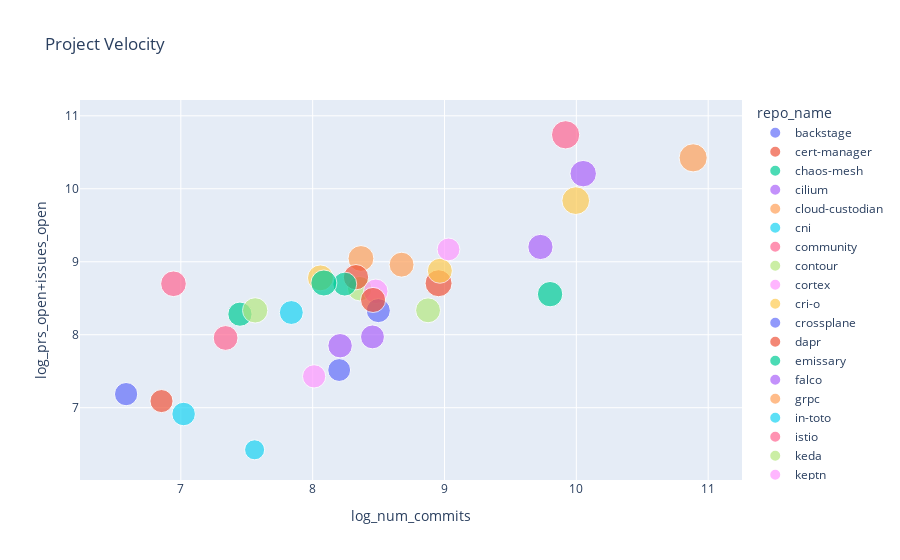

The code cell stored with this chart in its notebook:
### Code cell
fig.show()

### Figure 1 — Plotly figure (JSON) as saved in the notebook; plotly's stock layout.template omitted (floating-point values rounded to 4 significant figures)
{"data": [{"customdata": [["backstage"]], "hovertemplate": "repo_name=%{customdata[0]}<br>log_num_commits=%{x}<br>log_prs_open+issues_open=%{y}<br>log_num_contrib=%{marker.size}<extra></extra>", "legendgroup": "backstage", "marker": {"color": "#636efa", "size": [7.433], "sizemode": "area", "sizeref": 0.02156, "symbol": "circle"}, "mode": "markers", "name": "backstage", "orientation": "v", "showlegend": true, "type": "scatter", "x": [10.61], "xaxis": "x", "y": [null], "yaxis": "y"}, {"customdata": [["cert-manager"]], "hovertemplate": "repo_name=%{customdata[0]}<br>log_num_commits=%{x}<br>log_prs_open+issues_open=%{y}<br>log_num_contrib=%{marker.size}<extra></extra>", "legendgroup": "cert-manager", "marker": {"color": "#EF553B", "size": [7.87], "sizemode": "area", "sizeref": 0.02156, "symbol": "circle"}, "mode": "markers", "name": "cert-manager", "orientation": "v", "showlegend": true, "type": "scatter", "x": [8.955], "xaxis": "x", "y": [8.705], "yaxis": "y"}, {"customdata": [["chaos-mesh"]], "hovertemplate": "repo_name=%{customdata[0]}<br>log_num_commits=%{x}<br>log_prs_open+issues_open=%{y}<br>log_num_contrib=%{marker.size}<extra></extra>", "legendgroup": "chaos-mesh", "marker": {"color": "#00cc96", "size": [6.332], "sizemode": "area", "sizeref": 0.02156, "symbol": "circle"}, "mode": "markers", "name": "chaos-mesh", "orientation": "v", "showlegend": true, "type": "scatter", "x": [7.448], "xaxis": "x", "y": [8.282], "yaxis": "y"}, {"customdata": [["cilium"]], "hovertemplate": "repo_name=%{customdata[0]}<br>log_num_commits=%{x}<br>log_prs_open+issues_open=%{y}<br>log_num_contrib=%{marker.size}<extra></extra>", "legendgroup": "cilium", "marker": {"color": "#ab63fa", "size": [7.542], "sizemode": "area", "sizeref": 0.02156, "symbol": "circle"}, "mode": "markers", "name": "cilium", "orientation": "v", "showlegend": true, "type": "scatter", "x": [10.05], "xaxis": "x", "y": [10.21], "yaxis": "y"}, {"customdata": [["cloud-custodian"]], "hovertemplate": "repo_name=%{customdata[0]}<br>log_num_commits=%{x}<br>log_prs_open+issues_open=%{y}<br>log_num_contrib=%{marker.size}<extra></extra>", "legendgroup": "cloud-custodian", "marker": {"color": "#FFA15A", "size": [7.197], "sizemode": "area", "sizeref": 0.02156, "symbol": "circle"}, "mode": "markers", "name": "cloud-custodian", "orientation": "v", "showlegend": true, "type": "scatter", "x": [8.366], "xaxis": "x", "y": [9.045], "yaxis": "y"}, {"customdata": [["cni"]], "hovertemplate": "repo_name=%{customdata[0]}<br>log_num_commits=%{x}<br>log_prs_open+issues_open=%{y}<br>log_num_contrib=%{marker.size}<extra></extra>", "legendgroup": "cni", "marker": {"color": "#19d3f3", "size": [5.974], "sizemode": "area", "sizeref": 0.02156, "symbol": "circle"}, "mode": "markers", "name": "cni", "orientation": "v", "showlegend": true, "type": "scatter", "x": [7.021], "xaxis": "x", "y": [6.914], "yaxis": "y"}, {"customdata": [["community"]], "hovertemplate": "repo_name=%{customdata[0]}<br>log_num_commits=%{x}<br>log_prs_open+issues_open=%{y}<br>log_num_contrib=%{marker.size}<extra></extra>", "legendgroup": "community", "marker": {"color": "#FF6692", "size": [6.639], "sizemode": "area", "sizeref": 0.02156, "symbol": "circle"}, "mode": "markers", "name": "community", "orientation": "v", "showlegend": true, "type": "scatter", "x": [7.34], "xaxis": "x", "y": [7.955], "yaxis": "y"}, {"customdata": [["contour"]], "hovertemplate": "repo_name=%{customdata[0]}<br>log_num_commits=%{x}<br>log_prs_open+issues_open=%{y}<br>log_num_contrib=%{marker.size}<extra></extra>", "legendgroup": "contour", "marker": {"color": "#B6E880", "size": [6.463], "sizemode": "area", "sizeref": 0.02156, "symbol": "circle"}, "mode": "markers", "name": "contour", "orientation": "v", "showlegend": true, "type": "scatter", "x": [8.357], "xaxis": "x", "y": [8.631], "yaxis": "y"}, {"customdata": [["cortex"]], "hovertemplate": "repo_name=%{customdata[0]}<br>log_num_commits=%{x}<br>log_prs_open+issues_open=%{y}<br>log_num_contrib=%{marker.size}<extra></extra>", "legendgroup": "cortex", "marker": {"color": "#FF97FF", "size": [6.483], "sizemode": "area", "sizeref": 0.02156, "symbol": "circle"}, "mode": "markers", "name": "cortex", "orientation": "v", "showlegend": true, "type": "scatter", "x": [8.478], "xaxis": "x", "y": [8.595], "yaxis": "y"}, {"customdata": [["cri-o"]], "hovertemplate": "repo_name=%{customdata[0]}<br>log_num_commits=%{x}<br>log_prs_open+issues_open=%{y}<br>log_num_contrib=%{marker.size}<extra></extra>", "legendgroup": "cri-o", "marker": {"color": "#FECB52", "size": [6.726], "sizemode": "area", "sizeref": 0.02156, "symbol": "circle"}, "mode": "markers", "name": "cri-o", "orientation": "v", "showlegend": true, "type": "scatter", "x": [8.965], "xaxis": "x", "y": [8.876], "yaxis": "y"}, {"customdata": [["crossplane"]], "hovertemplate": "repo_name=%{customdata[0]}<br>log_num_commits=%{x}<br>log_prs_open+issues_open=%{y}<br>log_num_contrib=%{marker.size}<extra></extra>", "legendgroup": "crossplane", "marker": {"color": "#636efa", "size": [6.254], "sizemode": "area", "sizeref": 0.02156, "symbol": "circle"}, "mode": "markers", "name": "crossplane", "orientation": "v", "showlegend": true, "type": "scatter", "x": [8.498], "xaxis": "x", "y": [8.331], "yaxis": "y"}, {"customdata": [["dapr"]], "hovertemplate": "repo_name=%{customdata[0]}<br>log_num_commits=%{x}<br>log_prs_open+issues_open=%{y}<br>log_num_contrib=%{marker.size}<extra></extra>", "legendgroup": "dapr", "marker": {"color": "#EF553B", "size": [6.921], "sizemode": "area", "sizeref": 0.02156, "symbol": "circle"}, "mode": "markers", "name": "dapr", "orientation": "v", "showlegend": true, "type": "scatter", "x": [8.328], "xaxis": "x", "y": [8.788], "yaxis": "y"}, {"customdata": [["emissary"]], "hovertemplate": "repo_name=%{customdata[0]}<br>log_num_commits=%{x}<br>log_prs_open+issues_open=%{y}<br>log_num_contrib=%{marker.size}<extra></extra>", "legendgroup": "emissary", "marker": {"color": "#00cc96", "size": [6.951], "sizemode": "area", "sizeref": 0.02156, "symbol": "circle"}, "mode": "markers", "name": "emissary", "orientation": "v", "showlegend": true, "type": "scatter", "x": [9.801], "xaxis": "x", "y": [8.556], "yaxis": "y"}, {"customdata": [["falco"]], "hovertemplate": "repo_name=%{customdata[0]}<br>log_num_commits=%{x}<br>log_prs_open+issues_open=%{y}<br>log_num_contrib=%{marker.size}<extra></extra>", "legendgroup": "falco", "marker": {"color": "#ab63fa", "size": [6.452], "sizemode": "area", "sizeref": 0.02156, "symbol": "circle"}, "mode": "markers", "name": "falco", "orientation": "v", "showlegend": true, "type": "scatter", "x": [8.208], "xaxis": "x", "y": [7.849], "yaxis": "y"}, {"customdata": [["grpc"]], "hovertemplate": "repo_name=%{customdata[0]}<br>log_num_commits=%{x}<br>log_prs_open+issues_open=%{y}<br>log_num_contrib=%{marker.size}<extra></extra>", "legendgroup": "grpc", "marker": {"color": "#FFA15A", "size": [8.561], "sizemode": "area", "sizeref": 0.02156, "symbol": "circle"}, "mode": "markers", "name": "grpc", "orientation": "v", "showlegend": true, "type": "scatter", "x": [10.89], "xaxis": "x", "y": [10.42], "yaxis": "y"}, {"customdata": [["in-toto"]], "hovertemplate": "repo_name=%{customdata[0]}<br>log_num_commits=%{x}<br>log_prs_open+issues_open=%{y}<br>log_num_contrib=%{marker.size}<extra></extra>", "legendgroup": "in-toto", "marker": {"color": "#19d3f3", "size": [4.331], "sizemode": "area", "sizeref": 0.02156, "symbol": "circle"}, "mode": "markers", "name": "in-toto", "orientation": "v", "showlegend": true, "type": "scatter", "x": [7.56], "xaxis": "x", "y": [6.423], "yaxis": "y"}, {"customdata": [["istio"]], "hovertemplate": "repo_name=%{customdata[0]}<br>log_num_commits=%{x}<br>log_prs_open+issues_open=%{y}<br>log_num_contrib=%{marker.size}<extra></extra>", "legendgroup": "istio", "marker": {"color": "#FF6692", "size": [8.624], "sizemode": "area", "sizeref": 0.02156, "symbol": "circle"}, "mode": "markers", "name": "istio", "orientation": "v", "showlegend": true, "type": "scatter", "x": [9.919], "xaxis": "x", "y": [10.74], "yaxis": "y"}, {"customdata": [["keda"]], "hovertemplate": "repo_name=%{customdata[0]}<br>log_num_commits=%{x}<br>log_prs_open+issues_open=%{y}<br>log_num_contrib=%{marker.size}<extra></extra>", "legendgroup": "keda", "marker": {"color": "#B6E880", "size": [6.912], "sizemode": "area", "sizeref": 0.02156, "symbol": "circle"}, "mode": "markers", "name": "keda", "orientation": "v", "showlegend": true, "type": "scatter", "x": [7.564], "xaxis": "x", "y": [8.334], "yaxis": "y"}, {"customdata": [["keptn"]], "hovertemplate": "repo_name=%{customdata[0]}<br>log_num_commits=%{x}<br>log_prs_open+issues_open=%{y}<br>log_num_contrib=%{marker.size}<extra></extra>", "legendgroup": "keptn", "marker": {"color": "#FF97FF", "size": [5.609], "sizemode": "area", "sizeref": 0.02156, "symbol": "circle"}, "mode": "markers", "name": "keptn", "orientation": "v", "showlegend": true, "type": "scatter", "x": [9.03], "xaxis": "x", "y": [9.169], "yaxis": "y"}, {"customdata": [["keycloak"]], "hovertemplate": "repo_name=%{customdata[0]}<br>log_num_commits=%{x}<br>log_prs_open+issues_open=%{y}<br>log_num_contrib=%{marker.size}<extra></extra>", "legendgroup": "keycloak", "marker": {"color": "#FECB52", "size": [8.299], "sizemode": "area", "sizeref": 0.02156, "symbol": "circle"}, "mode": "markers", "name": "keycloak", "orientation": "v", "showlegend": true, "type": "scatter", "x": [9.995], "xaxis": "x", "y": [9.837], "yaxis": "y"}, {"customdata": [["kruise"]], "hovertemplate": "repo_name=%{customdata[0]}<br>log_num_commits=%{x}<br>log_prs_open+issues_open=%{y}<br>log_num_contrib=%{marker.size}<extra></extra>", "legendgroup": "kruise", "marker": {"color": "#636efa", "size": [5.832], "sizemode": "area", "sizeref": 0.02156, "symbol": "circle"}, "mode": "markers", "name": "kruise", "orientation": "v", "showlegend": true, "type": "scatter", "x": [6.585], "xaxis": "x", "y": [7.186], "yaxis": "y"}, {"customdata": [["kubeedge"]], "hovertemplate": "repo_name=%{customdata[0]}<br>log_num_commits=%{x}<br>log_prs_open+issues_open=%{y}<br>log_num_contrib=%{marker.size}<extra></extra>", "legendgroup": "kubeedge", "marker": {"color": "#EF553B", "size": [6.813], "sizemode": "area", "sizeref": 0.02156, "symbol": "circle"}, "mode": "markers", "name": "kubeedge", "orientation": "v", "showlegend": true, "type": "scatter", "x": [8.458], "xaxis": "x", "y": [8.476], "yaxis": "y"}, {"customdata": [["kubevela"]], "hovertemplate": "repo_name=%{customdata[0]}<br>log_num_commits=%{x}<br>log_prs_open+issues_open=%{y}<br>log_num_contrib=%{marker.size}<extra></extra>", "legendgroup": "kubevela", "marker": {"color": "#00cc96", "size": [6.19], "sizemode": "area", "sizeref": 0.02156, "symbol": "circle"}, "mode": "markers", "name": "kubevela", "orientation": "v", "showlegend": true, "type": "scatter", "x": [8.244], "xaxis": "x", "y": [8.694], "yaxis": "y"}, {"customdata": [["kubevirt"]], "hovertemplate": "repo_name=%{customdata[0]}<br>log_num_commits=%{x}<br>log_prs_open+issues_open=%{y}<br>log_num_contrib=%{marker.size}<extra></extra>", "legendgroup": "kubevirt", "marker": {"color": "#ab63fa", "size": [6.865], "sizemode": "area", "sizeref": 0.02156, "symbol": "circle"}, "mode": "markers", "name": "kubevirt", "orientation": "v", "showlegend": true, "type": "scatter", "x": [9.728], "xaxis": "x", "y": [9.203], "yaxis": "y"}, {"customdata": [["kyverno"]], "hovertemplate": "repo_name=%{customdata[0]}<br>log_num_commits=%{x}<br>log_prs_open+issues_open=%{y}<br>log_num_contrib=%{marker.size}<extra></extra>", "legendgroup": "kyverno", "marker": {"color": "#FFA15A", "size": [6.693], "sizemode": "area", "sizeref": 0.02156, "symbol": "circle"}, "mode": "markers", "name": "kyverno", "orientation": "v", "showlegend": true, "type": "scatter", "x": [8.674], "xaxis": "x", "y": [8.96], "yaxis": "y"}, {"customdata": [["litmus"]], "hovertemplate": "repo_name=%{customdata[0]}<br>log_num_commits=%{x}<br>log_prs_open+issues_open=%{y}<br>log_num_contrib=%{marker.size}<extra></extra>", "legendgroup": "litmus", "marker": {"color": "#19d3f3", "size": [6.163], "sizemode": "area", "sizeref": 0.02156, "symbol": "circle"}, "mode": "markers", "name": "litmus", "orientation": "v", "showlegend": true, "type": "scatter", "x": [7.838], "xaxis": "x", "y": [8.304], "yaxis": "y"}, {"customdata": [["longhorn"]], "hovertemplate": "repo_name=%{customdata[0]}<br>log_num_commits=%{x}<br>log_prs_open+issues_open=%{y}<br>log_num_contrib=%{marker.size}<extra></extra>", "legendgroup": "longhorn", "marker": {"color": "#FF6692", "size": [7.093], "sizemode": "area", "sizeref": 0.02156, "symbol": "circle"}, "mode": "markers", "name": "longhorn", "orientation": "v", "showlegend": true, "type": "scatter", "x": [6.944], "xaxis": "x", "y": [8.698], "yaxis": "y"}, {"customdata": [["nats-server"]], "hovertemplate": "repo_name=%{customdata[0]}<br>log_num_commits=%{x}<br>log_prs_open+issues_open=%{y}<br>log_num_contrib=%{marker.size}<extra></extra>", "legendgroup": "nats-server", "marker": {"color": "#B6E880", "size": [6.683], "sizemode": "area", "sizeref": 0.02156, "symbol": "circle"}, "mode": "markers", "name": "nats-server", "orientation": "v", "showlegend": true, "type": "scatter", "x": [8.875], "xaxis": "x", "y": [8.334], "yaxis": "y"}, {"customdata": [["notary"]], "hovertemplate": "repo_name=%{customdata[0]}<br>log_num_commits=%{x}<br>log_prs_open+issues_open=%{y}<br>log_num_contrib=%{marker.size}<extra></extra>", "legendgroup": "notary", "marker": {"color": "#FF97FF", "size": [5.844], "sizemode": "area", "sizeref": 0.02156, "symbol": "circle"}, "mode": "markers", "name": "notary", "orientation": "v", "showlegend": true, "type": "scatter", "x": [8.011], "xaxis": "x", "y": [7.43], "yaxis": "y"}, {"customdata": [["operator-sdk"]], "hovertemplate": "repo_name=%{customdata[0]}<br>log_num_commits=%{x}<br>log_prs_open+issues_open=%{y}<br>log_num_contrib=%{marker.size}<extra></extra>", "legendgroup": "operator-sdk", "marker": {"color": "#FECB52", "size": [7.249], "sizemode": "area", "sizeref": 0.02156, "symbol": "circle"}, "mode": "markers", "name": "operator-sdk", "orientation": "v", "showlegend": true, "type": "scatter", "x": [8.059], "xaxis": "x", "y": [8.779], "yaxis": "y"}, {"customdata": [["pack"]], "hovertemplate": "repo_name=%{customdata[0]}<br>log_num_commits=%{x}<br>log_prs_open+issues_open=%{y}<br>log_num_contrib=%{marker.size}<extra></extra>", "legendgroup": "pack", "marker": {"color": "#636efa", "size": [5.642], "sizemode": "area", "sizeref": 0.02156, "symbol": "circle"}, "mode": "markers", "name": "pack", "orientation": "v", "showlegend": true, "type": "scatter", "x": [8.201], "xaxis": "x", "y": [7.516], "yaxis": "y"}, {"customdata": [["spec"]], "hovertemplate": "repo_name=%{customdata[0]}<br>log_num_commits=%{x}<br>log_prs_open+issues_open=%{y}<br>log_num_contrib=%{marker.size}<extra></extra>", "legendgroup": "spec", "marker": {"color": "#EF553B", "size": [5.743], "sizemode": "area", "sizeref": 0.02156, "symbol": "circle"}, "mode": "markers", "name": "spec", "orientation": "v", "showlegend": true, "type": "scatter", "x": [6.853], "xaxis": "x", "y": [7.091], "yaxis": "y"}, {"customdata": [["thanos"]], "hovertemplate": "repo_name=%{customdata[0]}<br>log_num_commits=%{x}<br>log_prs_open+issues_open=%{y}<br>log_num_contrib=%{marker.size}<extra></extra>", "legendgroup": "thanos", "marker": {"color": "#00cc96", "size": [7.321], "sizemode": "area", "sizeref": 0.02156, "symbol": "circle"}, "mode": "markers", "name": "thanos", "orientation": "v", "showlegend": true, "type": "scatter", "x": [8.085], "xaxis": "x", "y": [8.709], "yaxis": "y"}, {"customdata": [["volcano"]], "hovertemplate": "repo_name=%{customdata[0]}<br>log_num_commits=%{x}<br>log_prs_open+issues_open=%{y}<br>log_num_contrib=%{marker.size}<extra></extra>", "legendgroup": "volcano", "marker": {"color": "#ab63fa", "size": [6.153], "sizemode": "area", "sizeref": 0.02156, "symbol": "circle"}, "mode": "markers", "name": "volcano", "orientation": "v", "showlegend": true, "type": "scatter", "x": [8.454], "xaxis": "x", "y": [7.97], "yaxis": "y"}], "layout": {"autosize": true, "legend": {"itemsizing": "constant", "title": {"text": "repo_name"}, "tracegroupgap": 0}, "title": {"text": "Project Velocity"}, "xaxis": {"anchor": "y", "autorange": true, "domain": [0, 1], "range": [6.272, 11.21], "title": {"text": "log_num_commits"}, "type": "linear"}, "yaxis": {"anchor": "x", "autorange": true, "domain": [0, 1], "range": [5.777, 11.53], "title": {"text": "log_prs_open+issues_open"}}}}
